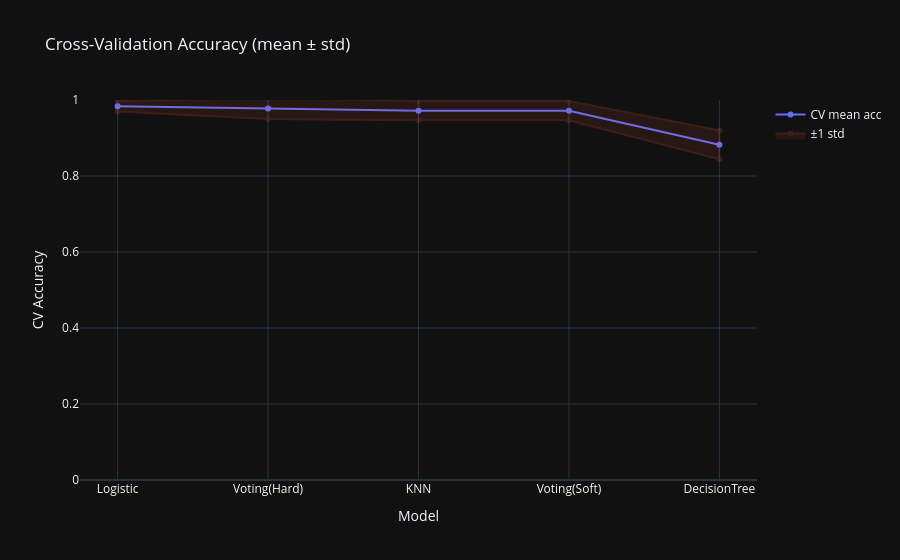

The notebook cell saved with this chart:
### Code cell
from sklearn.model_selection import cross_val_score, StratifiedKFold
import plotly.graph_objects as go

cv = StratifiedKFold(n_splits=5, shuffle=True, random_state=42)

X_data = wine.data
y = wine.target

cv_rows = []
for name, clf in models.items():
    scores = cross_val_score(clf, X_data, y, cv=cv, scoring="accuracy", n_jobs=-1)
    cv_rows.append([name, scores.mean(), scores.std()])

cv_df = pd.DataFrame(cv_rows, columns=["Model", "CV mean acc", "CV std"]).sort_values("CV mean acc", ascending=False)
display(cv_df)

x_models = cv_df["Model"]
y_cv = cv_df["CV mean acc"].values
e_cv = cv_df["CV std"].values

fig_cv = go.Figure()
fig_cv.add_trace(go.Scatter(x=x_models, y=y_cv, mode="markers+lines", name="CV mean acc"))
fig_cv.add_trace(go.Scatter(
    x=list(x_models) + list(x_models[::-1]),
    y=list(y_cv + e_cv) + list((y_cv - e_cv)[::-1]),
    fill="toself", opacity=0.2, name="±1 std"
))
fig_cv.update_layout(title="Cross-Validation Accuracy (mean ± std)",
                     xaxis_title="Model", yaxis_title="CV Accuracy",
                     template="plotly_dark", yaxis=dict(range=[0, 1]))
fig_cv.show()

### Figure 1 — Plotly figure (JSON) as saved in the notebook; plotly's stock layout.template omitted (floating-point values rounded to 4 significant figures)
{"data": [{"mode": "markers+lines", "name": "CV mean acc", "x": ["Logistic", "Voting(Hard)", "KNN", "Voting(Soft)", "DecisionTree"], "y": [0.9833, 0.9775, 0.9719, 0.9719, 0.8821], "type": "scatter"}, {"fill": "toself", "name": "±1 std", "opacity": 0.2, "x": ["Logistic", "Voting(Hard)", "KNN", "Voting(Soft)", "DecisionTree", "DecisionTree", "Voting(Soft)", "KNN", "Voting(Hard)", "Logistic"], "y": [0.9969, 1.005, 0.9971, 0.9971, 0.9197, 0.8444, 0.9467, 0.9467, 0.9499, 0.9697], "type": "scatter"}], "layout": {"yaxis": {"title": {"text": "CV Accuracy"}, "range": [0, 1]}, "title": {"text": "Cross-Validation Accuracy (mean ± std)"}, "xaxis": {"title": {"text": "Model"}}}}
